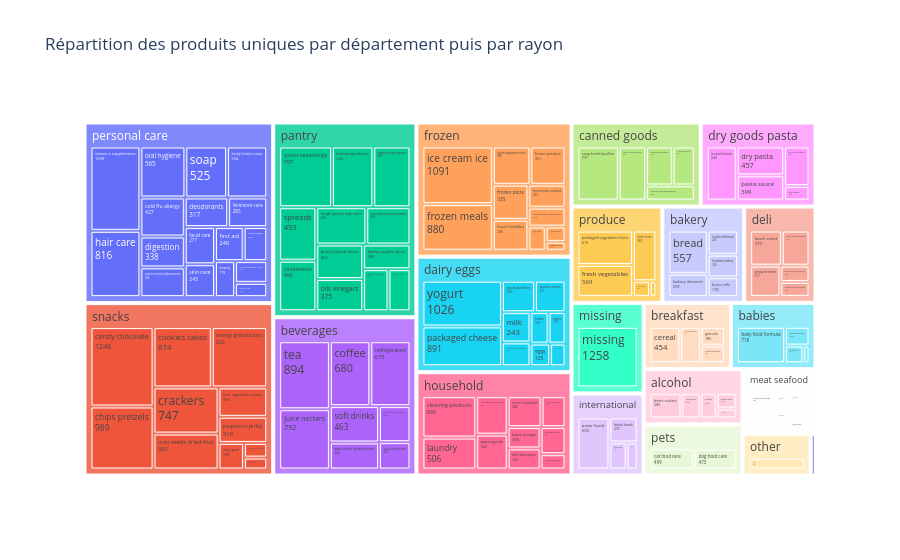

This figure's notebook cell:
### Code cell
fig = px.treemap(
    products_full,
    path=["department", "aisle"],
    title="Répartition des produits uniques par département puis par rayon",
)

fig.update_traces(textinfo="label+value")
fig.show()

### Figure 1 — Plotly figure (JSON) as saved in the notebook; plotly's stock layout.template omitted (floating-point values rounded to 4 significant figures; data arrays with more than 128 entries replaced by an {"elided": "..."} marker saying what was removed)
{"data": [{"branchvalues": "total", "domain": {"x": [0, 1], "y": [0, 1]}, "hovertemplate": "labels=%{label}<br>count=%{value}<br>parent=%{parent}<br>id=%{id}<extra></extra>", "ids": {"elided": "155 str values"}, "labels": {"elided": "155 str values"}, "name": "", "parents": {"elided": "155 str values"}, "textinfo": "label+value", "type": "treemap", "values": {"elided": "155 int values"}}], "layout": {"legend": {"tracegroupgap": 0}, "title": {"text": "Répartition des produits uniques par département puis par rayon"}}}
